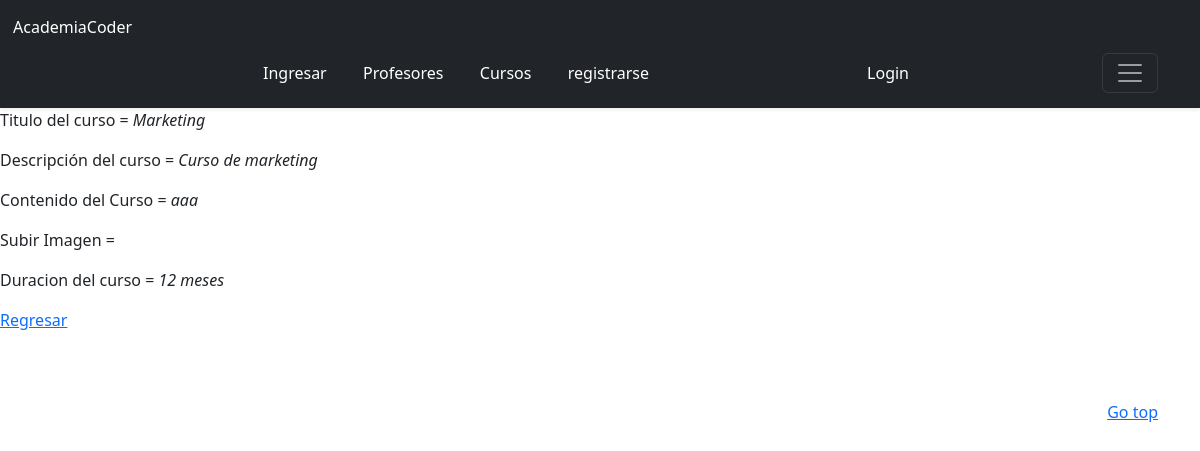
/academia/cursos/1/, run on the app's committed database.
### academia/models.py (models this page shows)
class Curso(models.Model):
    titulo = models.CharField(max_length=40)
    descripcion = models.CharField(max_length=100)
    contenido = models.CharField(max_length=200)
    imagen = models.ImageField(upload_to="articulos", null=True, blank=True)
    duracion = models.CharField(max_length=40)

### academia/views.py (the view)
# urls.py: path("cursos/<pk>/", mostrarCurso.as_view(), name="mostrarCurso"),
class mostrarCurso(DetailView):
    model = Curso
    template_name = "academia/informacion_cursos.html"

### academia/templates/academia/informacion_cursos.html (shortened to what this page needs)
{% extends "academia/base.html" %}
{% block main %}
<body>
    <p>Titulo del curso = <i>{{curso.titulo}}</i></p>
    <p>Descripción del curso = <i>{{curso.descripcion}}</i></p>
    <p>Contenido del Curso = <i>{{curso.contenido}}</i></p>
    <p>Subir Imagen = </p>
    <p>Duracion del curso = <i>{{curso.duracion}}</i></p>
    <p>
        <a href="{% url "listaCursos" %}">Regresar</a>
    </p>
</body>
{% endblock %}

### data on the page
Curso: titulo "Marketing", descripcion "Curso de marketing", contenido "aaa", duracion "12 meses"
